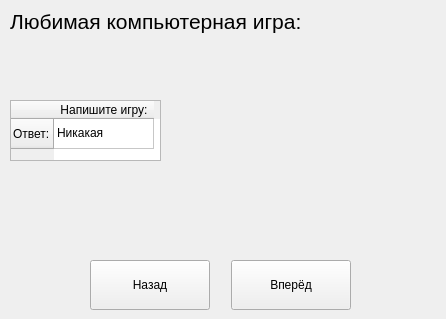
<?xml version="1.0" encoding="UTF-8"?>
<ui version="4.0">
 <class>MainWindow</class>
 <widget class="QMainWindow" name="MainWindow">
  <property name="geometry">
   <rect>
    <x>0</x>
    <y>0</y>
    <width>446</width>
    <height>319</height>
   </rect>
  </property>
  <property name="minimumSize">
   <size>
    <width>446</width>
    <height>319</height>
   </size>
  </property>
  <property name="maximumSize">
   <size>
    <width>446</width>
    <height>319</height>
   </size>
  </property>
  <property name="windowTitle">
   <string>MainWindow</string>
  </property>
  <widget class="QWidget" name="centralwidget">
   <widget class="QPushButton" name="btn_back">
    <property name="geometry">
     <rect>
      <x>90</x>
      <y>260</y>
      <width>120</width>
      <height>50</height>
     </rect>
    </property>
    <property name="font">
     <font>
      <family>Segoe UI</family>
     </font>
    </property>
    <property name="text">
     <string>Назад</string>
    </property>
   </widget>
   <widget class="QLabel" name="label_img">
    <property name="geometry">
     <rect>
      <x>170</x>
      <y>43</y>
      <width>241</width>
      <height>181</height>
     </rect>
    </property>
    <property name="text">
     <string/>
    </property>
   </widget>
   <widget class="QPushButton" name="btn_next">
    <property name="geometry">
     <rect>
      <x>231</x>
      <y>260</y>
      <width>120</width>
      <height>50</height>
     </rect>
    </property>
    <property name="font">
     <font>
      <family>Segoe UI</family>
     </font>
    </property>
    <property name="text">
     <string>Вперёд</string>
    </property>
   </widget>
   <widget class="QLabel" name="label_task">
    <property name="geometry">
     <rect>
      <x>10</x>
      <y>6</y>
      <width>341</width>
      <height>31</height>
     </rect>
    </property>
    <property name="font">
     <font>
      <family>Segoe UI</family>
      <pointsize>16</pointsize>
     </font>
    </property>
    <property name="text">
     <string>Любимая компьютерная игра:</string>
    </property>
   </widget>
   <widget class="QTableWidget" name="tableWidget">
    <property name="geometry">
     <rect>
      <x>10</x>
      <y>100</y>
      <width>151</width>
      <height>61</height>
     </rect>
    </property>
    <row>
     <property name="text">
      <string>Ответ:</string>
     </property>
    </row>
    <column>
     <property name="text">
      <string>Напишите игру:</string>
     </property>
    </column>
    <item row="0" column="0">
     <property name="text">
      <string>Никакая</string>
     </property>
    </item>
   </widget>
  </widget>
 </widget>
 <resources/>
 <connections/>
</ui>
